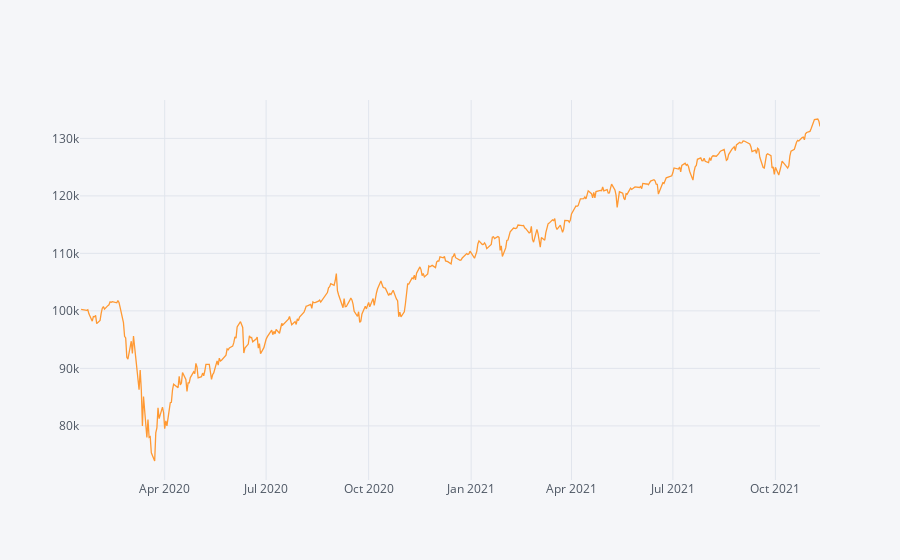

Notebook source saved alongside this figure:
### Code cell
#Todo:
# Calculate the Absolute Return of a buy-and-hold strategy in the same period
absolute_return_bh = (results_df["Close"].iloc[-1] / results_df["Close"].iloc[0]) - 1
print(f"Absolute Return = {absolute_return_bh:.5f}")


# Calculate the CAGR or our trend-following trading strategy
CAGR = (results_df["Close"].iloc[-1] / results_df["Close"].iloc[0]) ** (252/len(df)) - 1
print(f"CAGR = {CAGR:.5f}")


# Calculate the IR (Sharpe without RF-rate) of our trend-following trading strategy
information_ratio = (results_df["Close"].pct_change().mean() / results_df["Close"].pct_change().std()) * np.sqrt(252)
print(f"IR = {information_ratio:.5f}")


#Plot the equity curve (hint: use 'close' returns and your initial capital value to generate an equity curve)
# Todo
(results_df["Close"].pct_change().add(1).cumprod()  * starting_capital * allocation + 20_000).iplot()

### Figure 1 — Plotly figure (JSON) as saved in the notebook; plotly's stock layout.template omitted (floating-point values rounded to 4 significant figures; data arrays with more than 128 entries replaced by an {"elided": "..."} marker saying what was removed)
{"data": [{"line": {"color": "rgba(255, 153, 51, 1.0)", "dash": "solid", "shape": "linear", "width": 1.3}, "mode": "lines", "name": "Close", "text": "", "type": "scatter", "x": {"elided": "460 str values"}, "y": {"elided": "460 mixed values"}}], "layout": {"legend": {"bgcolor": "#F5F6F9", "font": {"color": "#4D5663"}}, "paper_bgcolor": "#F5F6F9", "plot_bgcolor": "#F5F6F9", "title": {"font": {"color": "#4D5663"}}, "xaxis": {"gridcolor": "#E1E5ED", "showgrid": true, "tickfont": {"color": "#4D5663"}, "title": {"font": {"color": "#4D5663"}, "text": ""}, "zerolinecolor": "#E1E5ED"}, "yaxis": {"gridcolor": "#E1E5ED", "showgrid": true, "tickfont": {"color": "#4D5663"}, "title": {"font": {"color": "#4D5663"}, "text": ""}, "zerolinecolor": "#E1E5ED"}}}
